Frame 1 (no input): blank canvas, image omitted
Frame 60 (the mouse pressed at the canvas centre just before this capture): blank canvas, image omitted
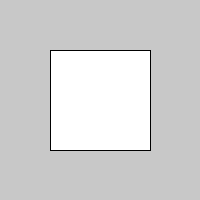
Frame 120 (the mouse held since frame 60 and released just before this capture)

The Processing sketch whose frames 1 and 60 were blank and that drew this single picture after the mouse press (run headless with seeded random() and noise(); from frame 60 on, the mouse is pressed at the canvas centre):

// Processing sketch: Aufgabe_2_1_f
// ── Aufgabe_2_1_f.pde
void setup() {
    size(200, 200);
    background(200);
}

void draw() {
    rectMode(CENTER);
    background(200);
    rect(100, 100, mouseX, mouseX);
}
